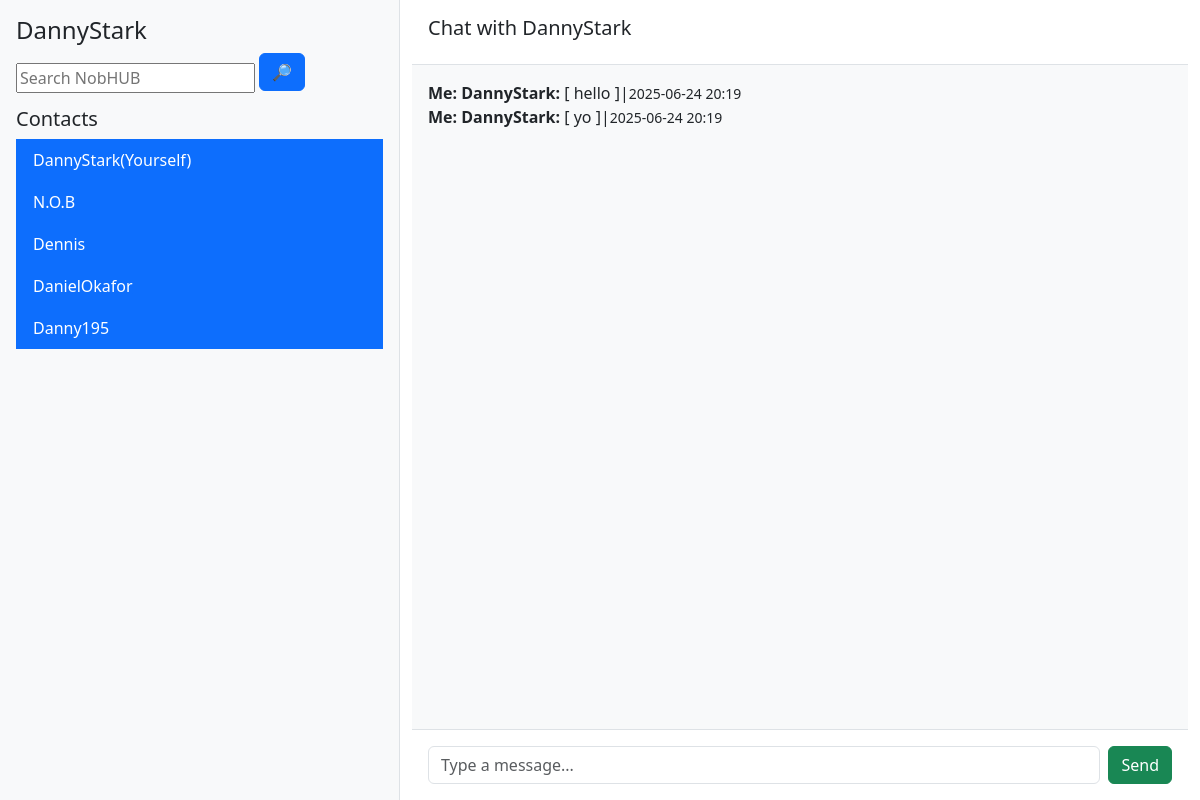
/chat/1 (signed in), run on the app's committed database.
### App/models.py (models this page shows)
class User(UserMixin, nob_db.Model):
    id = nob_db.Column(nob_db.Integer, primary_key=True)
    username = nob_db.Column(nob_db.String(20), nullable=False)
    user_number = nob_db.Column(nob_db.String(200), nullable=False)
    user_email = nob_db.Column(nob_db.String(100), nullable=False)
    user_password_hash = nob_db.Column(nob_db.String(200), nullable=False)
    user_image_path =  nob_db.Column(nob_db.String(200), nullable=False)
    user_contacts = nob_db.relationship('Contacts', backref='owner_user', lazy=True, primaryjoin="User.id==Contacts.user_id", overlaps="actual_contact_user") # A two way relationship between the user and their contacts and messages
    user_messages_sent = nob_db.relationship('Messages', backref='sender_user', lazy=True, primaryjoin="User.id==Messages.user_id", overlaps="user_messages_received")
    user_messages_received = nob_db.relationship('Messages',backref='recipient_user',lazy=True,primaryjoin="User.id == Messages.contact_id", overlaps="user_messages_sent")

class Contacts(nob_db.Model):
    id = nob_db.Column(nob_db.Integer, primary_key=True)
    user_id = nob_db.Column(nob_db.Integer, nob_db.ForeignKey('user.id'), nullable=False)
    contact_id = nob_db.Column(nob_db.Integer, nob_db.ForeignKey('user.id'), nullable=False)  # <-- Add this
    contact_name = nob_db.Column(nob_db.String(20), nullable=False)
    contact_number = nob_db.Column(nob_db.String(200), nullable=False)
    contact_image_path =  nob_db.Column(nob_db.String(200), nullable=False)
    actual_contact_user = nob_db.relationship('User', primaryjoin="Contacts.contact_id==User.id", lazy=True, overlaps= "user_contacts, user_messages_sent, user_messages_received")

class Messages(nob_db.Model):
    id = nob_db.Column(nob_db.Integer, primary_key=True)
    user_id = nob_db.Column(nob_db.Integer, nob_db.ForeignKey('user.id'), nullable=False)
    contact_id = nob_db.Column(nob_db.Integer, nob_db.ForeignKey('user.id'), nullable=False)
    message = nob_db.Column(nob_db.Text, nullable=False)
    time = nob_db.Column(nob_db.DateTime, default=datetime.utcnow)

### App/routes.py (the view, shortened to what this page needs)
@routes.route('/chat/<int:id>', methods=['GET', 'POST'])
@login_required
def chat(id):
    contacts = Contacts.query.filter_by(user_id=current_user.id).all()
    user_contacts_entry = Contacts.query.filter_by(id=id, user_id=current_user.id).first_or_404()
    user_to_chatwith = User.query.get_or_404(user_contacts_entry.contact_id)
    messages = Messages.query.filter(
     or_(
         and_(Messages.user_id == current_user.id, Messages.contact_id == user_to_chatwith.id),
         and_(Messages.user_id == user_to_chatwith.id, Messages.contact_id == current_user.id)
     )).order_by(Messages.time).all()
    print(messages)
    return render_template('chat.html', contacts=contacts, user=current_user, messages=messages,contact=user_contacts_entry, user_to_chatwith=user_to_chatwith)

### App/templates/chat.html
{% extends 'base.html' %}
{% block body %}
<div class="container-fluid">
  <div class="row vh-100">
    <div class="col-md-4 bg-light border-end p-3">
      <h4>{{ user.username }}</h4>
      <div class="search-container">
        <form action="/search" method="GET" class="search-form">
            <input type="text" name="search" id="search" placeholder="Search NobHUB" >
            <button type="submit" class="btn btn-primary mb-3">🔎</button>
        </form>
        </div>
      <h5>Contacts</h5>
      <ul class="list-group">
         {% for contact in contacts %}
        <a href="/chat/{{ contact.id }}"><li class="list-group-item active">{{ contact.contact_name }}</li></a>
        {% endfor %}
      </ul>
    </div>
    <div class="col-md-8 d-flex flex-column">
      <div class="border-bottom p-3">
        <h5>Chat with {{user_to_chatwith.username}}</h5>
      </div>
       {% if messages %}
       <div class="flex-grow-1 overflow-auto p-3" style="background-color:#f8f9fa;">
       {% for message in messages %}
  <div>
    <strong>
      {% if message.user_id== user.id%}
        Me:
        {% endif %}
      {%if message.user_id == user_to_chatwith.id %}
        {{ user_to_chatwith.username}}:
        {% endif %}
    </strong>
      [ {{ message.message }} ]|<small>{{ message.time.strftime('%Y-%m-%d %H:%M') }}</small>
  </div>
{% endfor %}
        </div>
        {% else %}
        <div class="flex-grow-1 overflow-auto p-3" style="background-color:#f8f9fa;">
        <p>No Messages yet. </p>
        </div>
             {% endif %}
      <form action="/chat/{{ contact.id }}" method="POST" class="p-3 border-top d-flex">
        <input type="text" name="user_message" class="form-control me-2" placeholder="Type a message..." required oninvalid="this.setCustomValidity('Can\'t send empty message')" oninput="this.setCustomValidity('')">
        <button type="submit" class="btn btn-success">Send</button>
      </form>
    </div>
  </div>
</div>
{% endblock %}

### App/templates/base.html (shortened to what this page needs)
<!DOCTYPE html>
<html lang="en">
<head>
<link rel="stylesheet", href="{{url_for('static', filename='css/main.css')}}">
<link href="https://cdn.jsdelivr.net/npm/bootstrap@5.3.0/dist/css/bootstrap.min.css" rel="stylesheet">
<body>
 {%block body %} {% endblock %}
</body>
</html>

### data on the page
User: username "DannyStark"
Contacts: contact_name "DannyStark(Yourself)"
Contacts: contact_name "N.O.B"
Contacts: contact_name "Dennis"
Contacts: contact_name "DanielOkafor"
Contacts: contact_name "Danny195"
Messages: shows "Me:", message "hello", time "2025-06-24 20:19"
Messages: shows "Me:", message "yo", time "2025-06-24 20:19"
